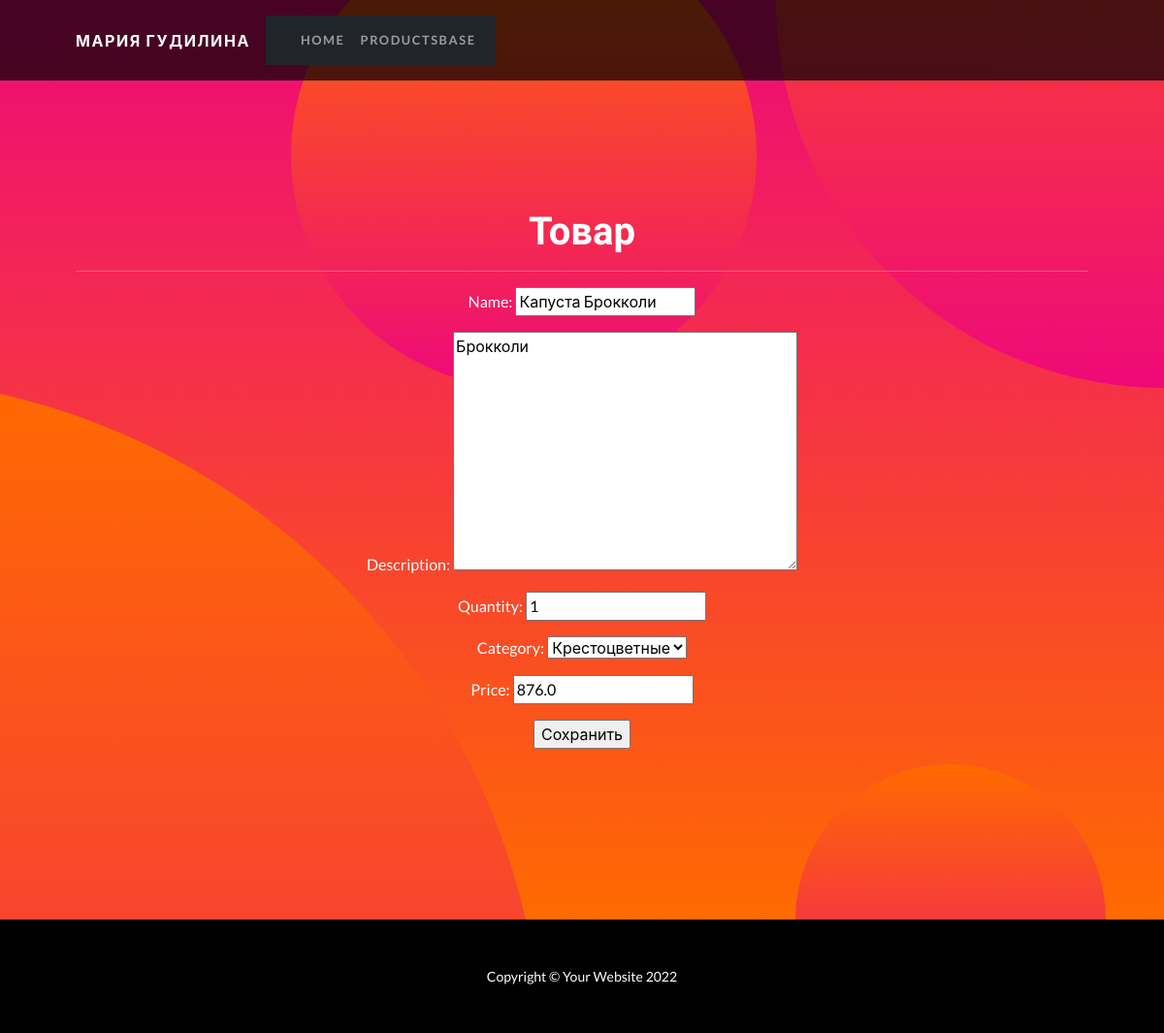
/products/2/update/, run on the app's committed database.
### simple/models.py (models this page shows, shortened)
class Product(models.Model):
    name = models.CharField(
        max_length=50,
        unique=True, # названия товаров не должны повторяться
    )
    description = models.TextField()
    quantity = models.IntegerField(
        validators=[MinValueValidator(0)],
    )
    category = models.ForeignKey(
        to='Category',
        on_delete=models.CASCADE,
        related_name='products', # все продукты в категории будут доступны через поле products
    )
    price = models.FloatField(
        validators=[MinValueValidator(0.0)],
    )

class Category(models.Model):
    name = models.CharField(max_length=100, unique=True)
    def __str__(self):
        return self.name.title()

### simple/views.py (the view)
# urls.py: path('<int:pk>/update/', ProductUpdate.as_view(), name='product_update'),
class ProductUpdate(UpdateView):
    form_class = ProductForm
    model = Product
    template_name = 'product_edit.html'

### simple/form.py (shortened to what this page needs)
class ProductForm(forms.ModelForm):
   class Meta:
       model = Product
       fields = [
           'name',
           'description',
           'quantity',
           'category',
           'price',
       ]

### templates/product_edit.html (shortened to what this page needs)
{% extends 'flatpages/default.html' %}
{% block content %}
<h1>Товар</h1>
<hr>
<form action="" method="post">
       {{form.as_p}}
       <input type="submit" value="Сохранить" />
</form>
{% endblock content %}

### data on the page
Product: name "Капуста Брокколи", description "Брокколи", quantity "1", category "Крестоцветные", price "876.0"
